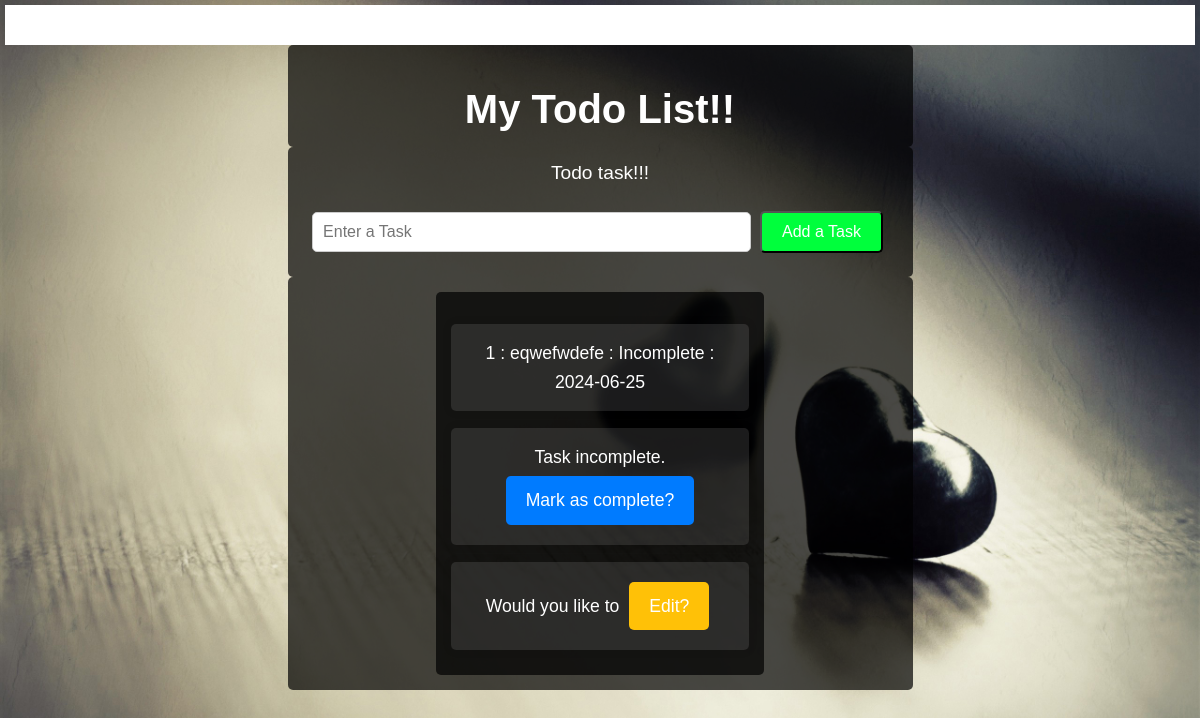
Before: / with the older database file.
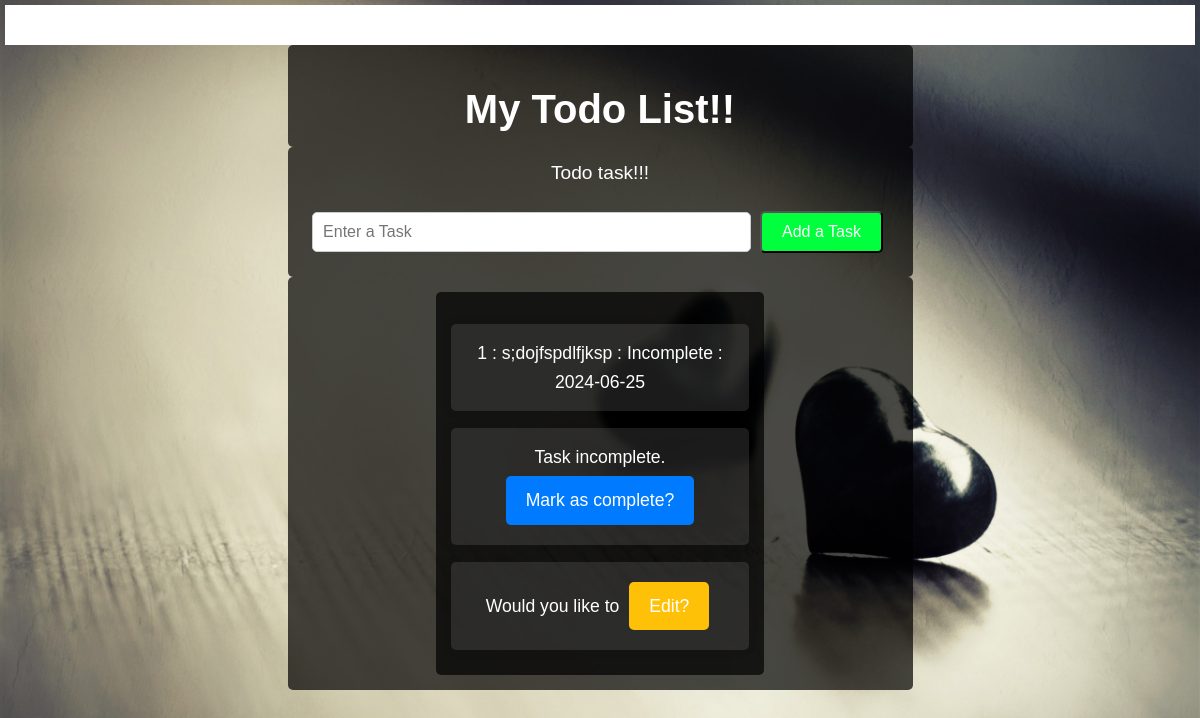
After: the same page with the newer database file.
### app.py (models this page shows)
class Todo(db.Model):
    id = db.Column(db.Integer, primary_key = True)
    task =db.Column(db.String(300), unique = True)
    complete = db.Column(db.Boolean, default = False)
    date = db.Column(db.DateTime, default=datetime.now)

### app.py (the view)
@app.route("/")
def home():
    todo_list = Todo.query.all()
    return render_template("base.html", todo_list=todo_list)

### templates/base.html (shortened to what this page needs)
<!DOCTYPE html>
<html lang="en">
<head>
    <link rel="stylesheet" href="{{ url_for('static', filename='style.css') }}">
</head>
<body>
    <nav>
    </nav>
    <div class="taskreturn">
        <h1>My Todo List!!</h1>
    </div>
    <form action="/add" method="post">
        <div class="task">
            <label>Todo task!!!</label></br></br>
            <input type="text" name="task" placeholder="Enter a Task">
            <button type="submit" class="btn btn-add">Add a Task</button>
        </div>
    </form>
    <div class="content">
        {% for todo in todo_list %}
    <div class="content">
        <p>{{todo.id}} : {{todo.task}} : {{ 'Complete' if todo.complete else 'Incomplete' }} : {{todo.date.strftime('%Y-%m-%d') }}</p>
        {% if not todo.complete %}
        <p class="button">
            Task incomplete.
            <a href="/toggle_complete/{{ todo.id }}" class="btn btn-update">Mark as complete?</a>
        </p>
        {% else %}
        <p class="button">
            Task complete.
            <a href="/toggle_complete/{{ todo.id }}" class="btn btn-update">Mark as incomplete?</a>
            <a href="/delete/{{ todo.id }}" class="btn btn-delete">Delete Task?</a>
        </p>
        {% endif %}
        <p class="button">
            Would you like to
            <a href="{{ url_for('edit', todo_id=todo.id) }}" class="btn btn-edit">Edit?</a>
        </p>
    </div>
    {% endfor %}
</body>
</html>

### static/style.css (style rules this page uses)
body { font-family: Arial, sans-serif; text-align: center; color: rgb(255, 255, 255); margin: 0; padding: 5px; background-image: url('Love,jpg.jpg'); background-size: cover; background-repeat: no-repeat; }
.task { width: 50%; margin: 0px auto; background-color: rgba(0, 0, 0, 0.7); padding: 15px; border-radius: 5px; }
.content { width: 50%; margin: 0px auto; background-color: rgba(0, 0, 0, 0.7); padding: 15px; border-radius: 5px; }
.taskreturn { width: 50%; margin: 0px auto; background-color: rgba(0, 0, 0, 0.7); padding: 15px; border-radius: 5px; }
nav { background-color: rgb(255, 255, 255); height: 20px; position: sticky; top: 0; display: flex; justify-content: space-evenly; align-items: center; padding: 10px 0; }
.taskreturn h1 { text-align: center; color: #fff; font-size: 2.5em; margin-bottom: 0px; }
.task label { font-size: 1.2em; color: #fff; }
.task input[type="text"] { padding: 10px; font-size: 1em; width: 70%; margin: 10px 0; border: 1px solid #ccc; border-radius: 5px; }
.btn { display: inline-block; padding: 10px 20px; font-size: 1em; text-align: center; text-decoration: none; color: white; border-radius: 5px; transition: background-color 0.3s; margin: 5px; cursor: pointer; }
.btn-add { background-color: #00ff3c; }
.btn-update { background-color: #007bff; }
.btn-edit { background-color: #ffc107; }
.content p { font-size: 1.1em; line-height: 1.6; color: #fff; background-color: rgba(255, 255, 255, 0.1); padding: 15px; border-radius: 5px; box-shadow: 0 0 10px rgba(0, 0, 0, 0.1); margin-bottom: 10px; }

Changed rows visible on the page:
changed Todo "Incomplete": task "eqwefwdefe" → "s;dojfspdlfjksp"
